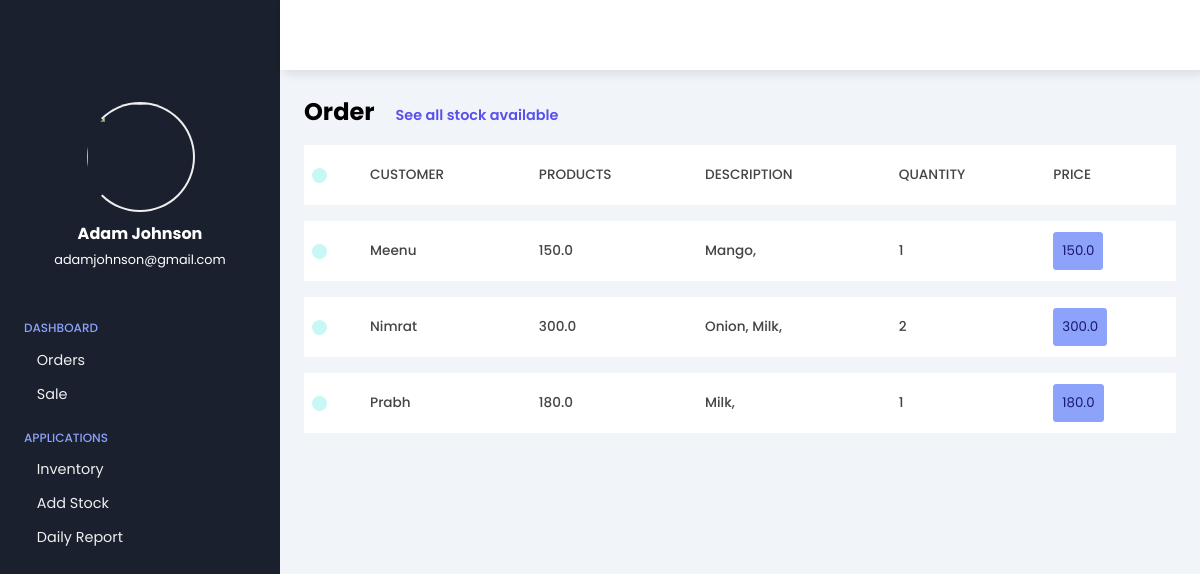
The page /orders on the database its author committed.
### staff/models.py (models this page shows, shortened)
class Order(models.Model):
    name=models.TextField(max_length=255)
    items=models.ManyToManyField(Item, related_name="items")
    created_at = models.DateTimeField(auto_now_add=True)
    is_paid=models.BooleanField(default=False)
    def __str__(self):
        return f"{self.name} : {self.created_at}"

class Item(models.Model):
    name=models.TextField(max_length=255)
    category=models.ForeignKey(Category,on_delete=models.CASCADE)
    price=models.FloatField()
    quantity=models.IntegerField()
    url=models.URLField(default="https://cdn-icons-png.flaticon.com/512/263/263142.png")

### staff/views.py (the view)
# urls.py: path("orders", views.orderPage),
def orderPage(request):
    context = {
        'orders' : [],
    }
    orders = Order.objects.all()
    print(orders)
    for order in orders:
        temp = {
            'id' : order.id,
            "name": order.name,
            "items": [],
            "total_items" : 0
        }
        total = 0
        for item in order.items.all():
            temp_item = {
                "name" : item.name,
                "price": item.price,
            }
            total += item.price
            temp["items"].append(temp_item)
            temp["total_items"] += 1
        temp["total"]=total
        context["orders"].append(temp)
    return render(request,"order.html", context)

### staff/templates/order.html (shortened to what this page needs)
<!DOCTYPE html>
{% load static %}
<html lang="en">
<head>
    <link rel="stylesheet"
        href="https://maxst.icons8.com/vue-static/landings/line-awesome/line-awesome/1.3.0/css/line-awesome.min.css">
    <link rel="stylesheet" href="{% static 'staff\dashboard.css' %}">
</head>
<body>
    <div class="sidebar">
        <div class="sidebar-brand">
            <div class="brand-flex">
                <div class="brand-icons">
                </div>
            </div>
        </div>
        <div class="sidebar-main">
            <div class="sidebar-user">
                <img src="https://tse2.mm.bing.net/th/id/OIP.WRkx6UN9QADevte78WHFVAHaFe?w=231&h=180&c=7&r=0&o=5&pid=1.7
                " alt="">
                <div>
                    <h3>Adam Johnson</h3>
                    <span>adamjohnson@gmail.com</span>
                </div>
            </div>
            <div class="sidebar-menu">
                <div class="menu-head">
                    <span>Dashboard</span>
                </div>
                <ul>
                    <li>
                        <a href="orders">
                            Orders
                        </a>
                    </li>
                    <li>
                        <a href="sale">
                            Sale
                        </a>
                    </li>
                </ul>
                <div class="menu-head">
                    <span>Applications</span>
                </div>
                <ul>
                    <li>
                        <a href="inventory">
                            Inventory
                        </a>
                    <li>
                        <a href="addstock">
                            Add Stock
                        </a>
                    </li>
                    <li>
                        <a href="dailyreport">
                            Daily Report
                        </a>
                    </li>
                </ul>
            </div>
        </div>
    </div>
    <div class="main-content">
        <header>
            <div class="menu-toggle">
                <label for="sidebar-toggle">
                </label>
            </div>
            <div class="header-icons">
        </header>
        <main>
            <div class="jobs">
                <div>
                    <h2>Order
                        <small>See all stock available </small>
                    </h2>
                </div>
                <div class="table-responsive">
                    <table width="100%">
                        <tbody>
                            <tr>
                                <td>
                                    <div>
                                        <span class="indicator"></span>
                                    </div>
                                </td>
                                <td>
                                    <div>
                                        CUSTOMER
                                    </div>
                                </td>
                                <td>
                                    <div>
                                        PRODUCTS
                                    </div>
                                </td>
                                <td>
                                    <div>
                                        DESCRIPTION
                                    </div>
                                </td>
                                <td>
                                    <div>
                                        QUANTITY
                                    </div>
                                </td>
                                <td>
                                    <div>
                                        PRICE
                                    </div>
                                </td>
                            </tr>
                            {% for order in orders %}
                            <tr>
                                <td>
                                    <div>
                                        <span class="indicator "></span>
                                    </div>
                                </td>
                                <td>
                                    <div>
                                        {{ order.name|capfirst }}
                                    </div>
                                </td>
                                <td>
                                    <div>
                                        {{ order.total }}
                                    </div>
                                </td>
                                <td>
                                    <div>
                                        {% for item in order.items %}
                                            {{ item.name|capfirst }},
                                        {% endfor %}
                                    </div>
                                </td>
                                <td>
                                    <div>
                                        {{ order.total_items }}
                                    </div>
                                </td>
                                <td>
                                    <div>
                                        <button>{{ order.total }}</button>
                                    </div>
                                </td>
                            </tr>
                            {% endfor %}
                        </tbody>
                    </table>
                </div>
            </div>
        </main>
    </div>
</body>
</html>

### staff/static/staff/dashboard.css (style rules this page uses)
:root { --color-main: #1a202e;; }
* { font-family: 'Poppins', sans-serif; box-sizing: border-box; text-decoration: none; list-style-type: none; margin: 0; padding: 0; }
body { overflow-x: hidden; }
.sidebar { width: 280px; position: fixed; left: 0; top: 0; height: 100%; padding: 1rem 1.5rem; background: var(--color-main); color: #fff; z-index: 20; transition: left 300ms; }
.sidebar-brand { height: 70px; }
.brand-flex { display:flex; justify-content: space-between; align-items: center; }
.sidebar-user { margin: 1rem 0rem 1rem 0rem; text-align: center; }
.sidebar-user img { width: 110px; height: 110px; border-radius: 50%; border-left: 2px solid transparent; border-right: 2px solid #efefef; border-bottom: 2px solid #efefef; border-top: 2px solid #efefef; }
.sidebar-user h3 { font-size: 1rem; }
.sidebar-user span { font-size: .8rem; }
.sidebar-menu { margin-top: 3rem; }
.menu-head { text-transform: uppercase; color: #8da2fb; font-size: .75rem; font-weight: 500; margin-bottom: .8rem; }
.sidebar ul { margin-bottom: 1.5rem; }
.sidebar-menu li { margin-bottom: .8rem; }
.sidebar-menu li a { color: #efefef; font-size: .9rem; display: flex; align-items: center; }
header { height: 70px; display: flex; justify-content: space-between; align-items: center; padding: 1rem 1.5rem; position: fixed; left: 280px; width: calc(100% - 280px); top: 0; z-index: 20; background: #fff; box-shadow: 4px 4px 10px rgba(0,0,0,0.1); transition: left 300ms; }
.menu-toggle label { height: 60px; width: 60px; display: grid; place-items: center; font-size: 1.5rem; border-radius: 50%; }
.main-content { margin-left: 280px; transition: margin-left 300ms; }
main { padding: 1.5rem; background: #f1f5f9; min-height: calc(100vh - 70px); margin-top: 70px; }
.jobs h2 small { color: #5850ec; font-weight: 600; display: inline-block; margin-left: 1rem; font-size: .9rem; }
.jobs table { border-collapse: collapse; margin-top: 1rem; overflow-x: auto; }
span.indicator { background: #c9f7f5; height: 15px; width: 15px; border-radius: 50%; }
.jobs table td div { background: #fff; margin-bottom: 1rem; height: 60px; display: flex; align-items: center; padding: .5rem; font-size: .85rem; color: #444; font-weight: 500; }
table button { background: #8da2fb; color: midnightblue; border: 1px solid #8da2fb; padding: .5rem; border-radius: 3px; }
.table-responsive { overflow: auto; }

### rows shown on the page
Order: name "Meenu"
Item: name "Mango"
Order: name "Nimrat"
Item: name "Onion"
Item: name "Milk" "Milk"
Order: name "Prabh"

### other values the page prints
{{ order.total }} "150.0" "300.0" "180.0"
{{ order.total_items }} "1" "2" "1"
